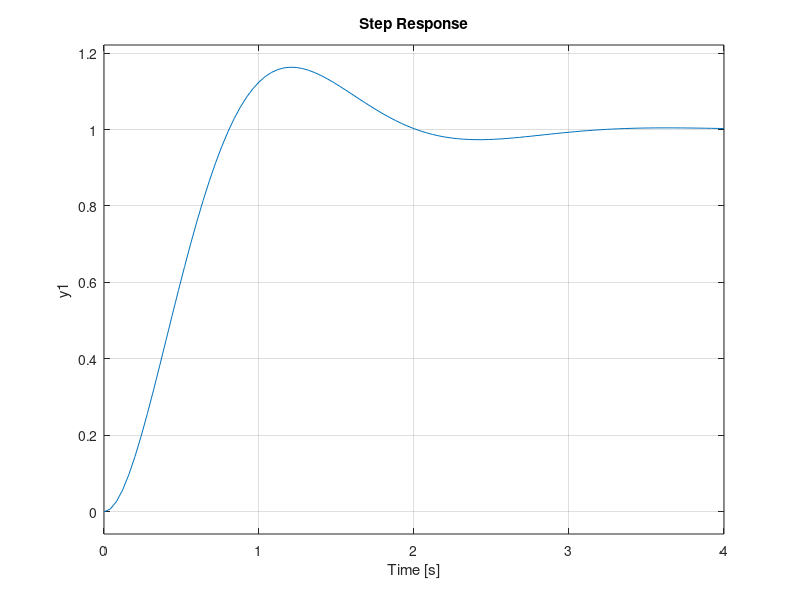

Recreate this plot in MATLAB. (Note: this script raises an error after producing the figure.)
% Declare s to be a transfer function
clear
s = tf("s");

% Function
gs = 9/(s*(s+3));

% Responses
y_t = gs/(1 + gs*1);

% Compute the relevant step response characteristics
step(y_t)
step_info = stepinfo(y_t, "RiseTimeLimits", [0,1])
